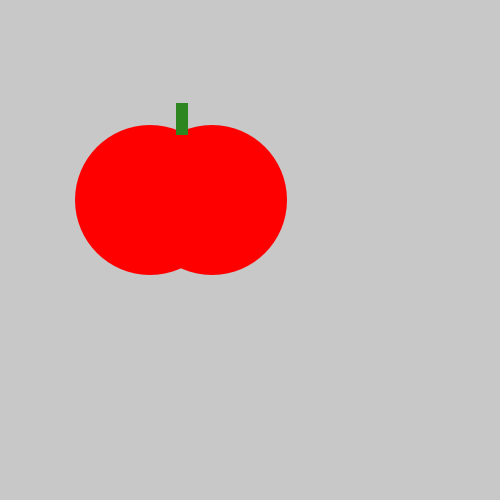
Frame 1 (no input)
Frame 60 (the mouse pressed at the canvas centre just before this capture): identical to frame 1, image omitted
Frame 120 (the mouse held since frame 60 and released just before this capture): identical to frame 1, image omitted

The Processing sketch that drew this single still picture (run headless with seeded random() and noise(); from frame 60 on, the mouse is pressed at the canvas centre):

// Processing sketch: tasty_tomato
// ── tasty_tomato.pde
void setup() {
    size(500, 500);
}
void draw() {
    background(200, 200, 200);
    noStroke();
    fill(255, 0, 0);
    ellipse(150, 200, 150, 150);
    fill(255, 0, 0);
    ellipse(212, 200, 150, 150);
    fill(45, 134, 32);
    rect(176, 103, 12, 32);
    
    
    if (mouseButton == LEFT) {
     fill(201,197, 197);
    ellipse(80, 200, 40, 40);
    }
    }
    
      
